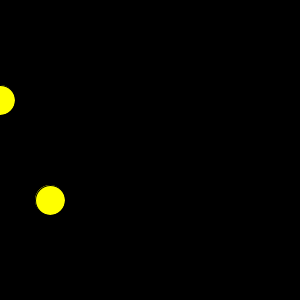
Frame 1 (no input)
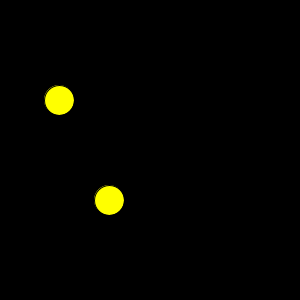
Frame 60 (the mouse pressed at the canvas centre just before this capture)
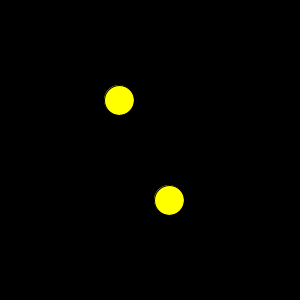
Frame 120 (the mouse held since frame 60 and released just before this capture)

The Processing sketch that drew these frames (run headless with seeded random() and noise(); from frame 60 on, the mouse is pressed at the canvas centre):

// Processing sketch: ex14_02
// ── ex14_02.pde
// 본문 코드: 원 좌우 반사
// 객체 두 개 생성 (완성)

Circle c1, c2;

void setup() {
  size(300, 300);
  c1 = new Circle(0, 100);
  c2 = new Circle(50, 200);
}

void draw() {
  background(0);
  c1.display();
  c1.move();
  c2.display();
  c2.move();
}

// 클래스 코드

class Circle {
  float c, x, y, d, velocity;

  Circle(float x, float y) {
    c = 255;
    this.x = x;
    this.y = y;
    d = 30;
    velocity = 1;
  }

  void display() {
    fill(c, 255, 0);
    ellipse(x, y, d, d);
  }

  void move() {
    x += velocity;
    if (x < 0 || x > width) {
      velocity *= -1;
    }
  }
}
